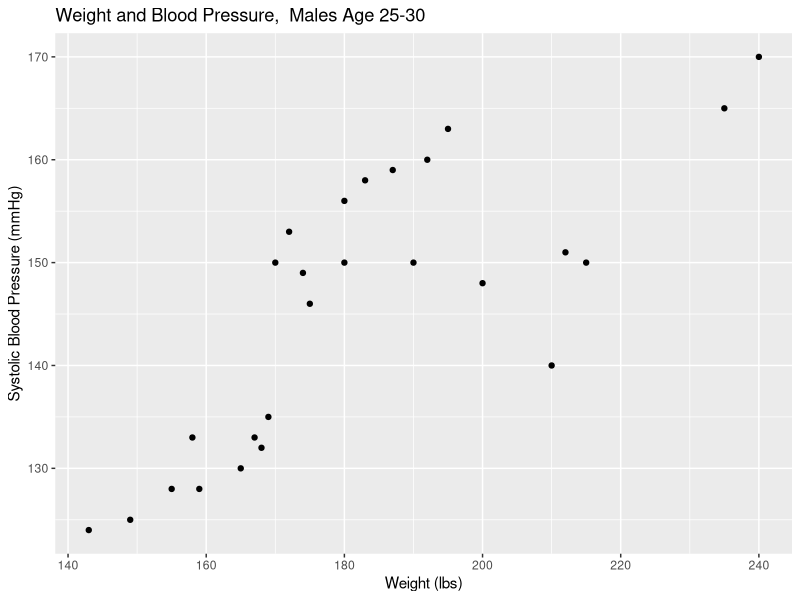

Write the R code that produced this figure.
## ---- chunk 1
knitr::opts_chunk$set(echo = TRUE)

library(tidyverse)
## ---- chunk 2
bp <- read_tsv("bp.txt")
## ---- chunk 3
bp %>% ggplot(mapping = aes(x = weight, y = BP)) + geom_point() + xlab("Weight (lbs)") + ylab ("Systolic Blood Pressure (mmHg)") + labs(title = "Weight and Blood Pressure,  Males Age 25-30")
## ---- chunk 4
lm_bp <- lm(BP~weight, data = bp)
summary(lm_bp)
## ---- chunk 5
cor(bp$weight, bp$BP)
## ---- chunk 6
confint(lm_bp, level = 0.95)
## ---- chunk 7
2 * (1 - pt(5.978902, 24))
## ---- chunk 8
predict.lm(lm_bp, data.frame("weight" = c(200)), level = 0.95, interval = "confidence")
## ---- chunk 9
predict.lm(lm_bp, data.frame("weight" = c(200)), level = 0.95, interval = "prediction")
## ---- chunk 10
1 - pt(0.9895937, 24)
